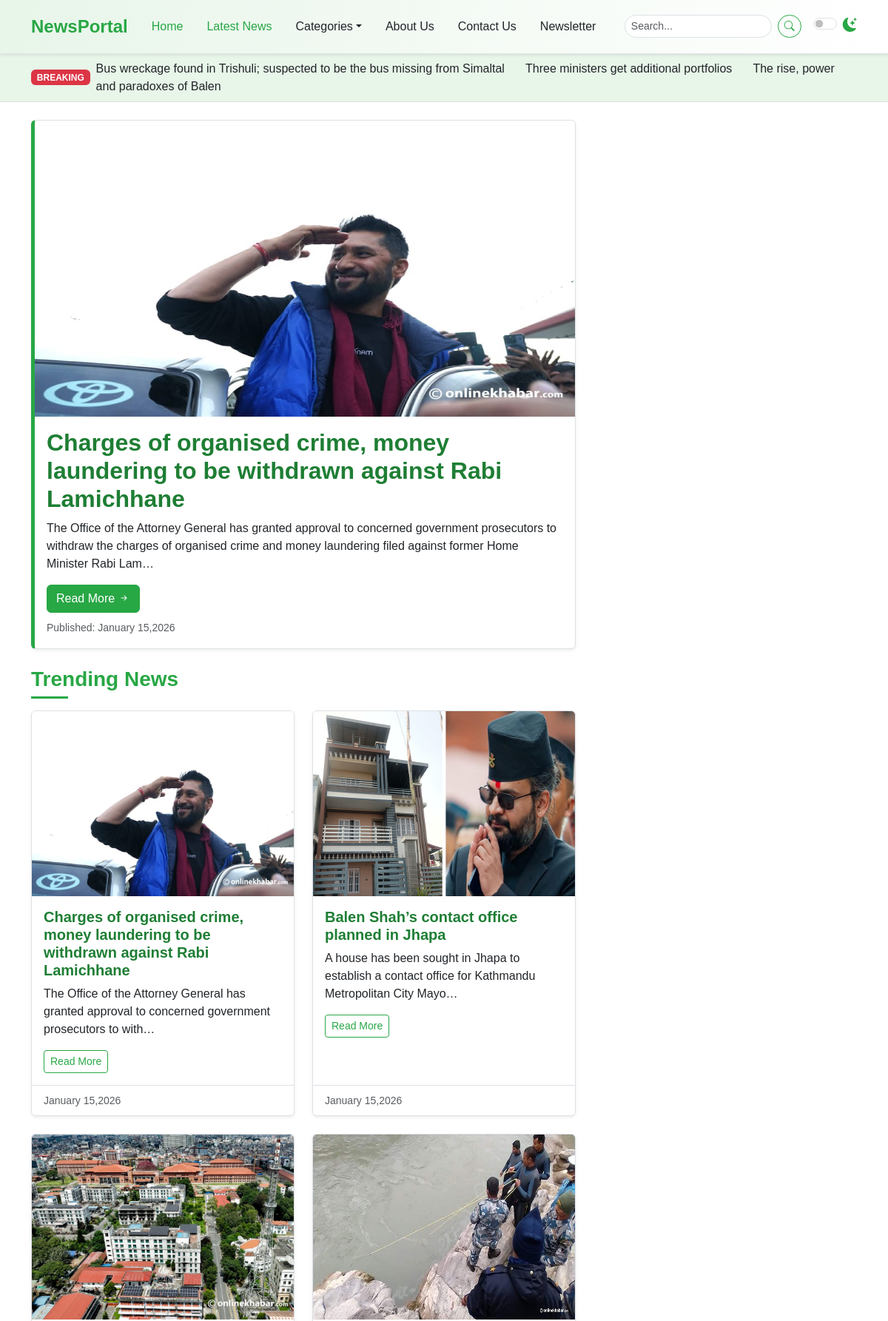
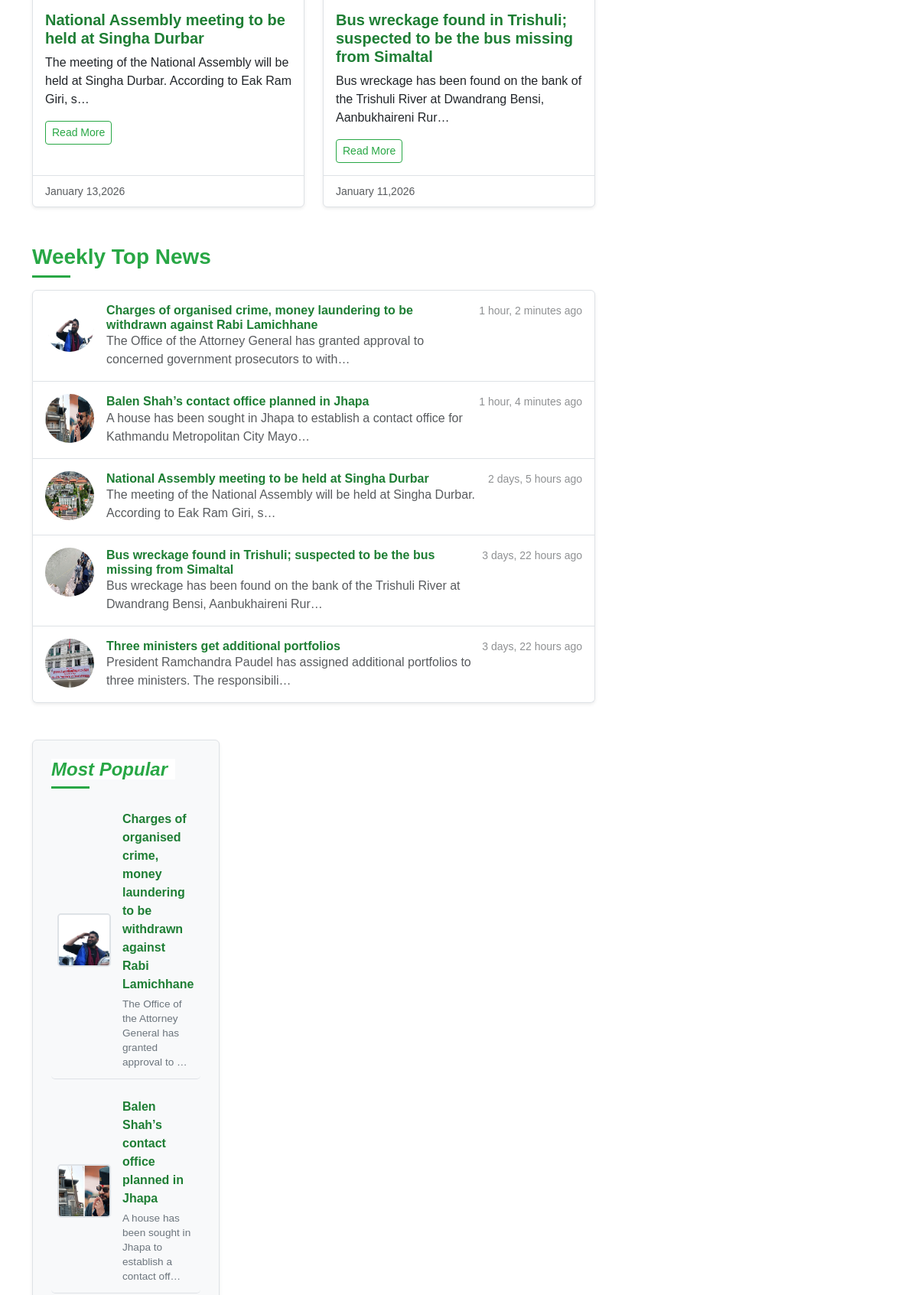
The page / (upper part) on the database its author committed (2 pictures, top to bottom).
### newspaper/models.py (models this page shows, shortened)
class TimeStampModel(models.Model):
    created_at = models.DateTimeField(auto_now_add=True)
    updated_at = models.DateTimeField(auto_now=True)
    class Meta:
       abstract = True #don't care about the table in DB

class Post(TimeStampModel):
    STATUS_CHOICES = [
        ("active","Active"), #database/django
        ("in_active","Inactive"),
    ]
    title = models.CharField(max_length=200)
    content = models.TextField()
    featured_image = models.ImageField(upload_to="post_images/%Y/%m/%d",blank=False)
    author = models.ForeignKey("auth.User",on_delete=models.CASCADE)
    status = models.CharField(max_length=20, choices=STATUS_CHOICES, default="active")
    views_count =models.PositiveBigIntegerField(default=0)
    is_breaking_news = models.BooleanField(default=False)
    published_at = models.DateTimeField(null=True,blank=True)
    category = models.ForeignKey(Category,on_delete=models.CASCADE)
    tag = models.ManyToManyField(Tag)

### newspaper/views.py (the view)
# urls.py: path("",views.HomeView.as_view(),name="home"),
class HomeView(SideBarMixin, TemplateView):
    template_name ="newsportal/home.html"
    def get_context_data(self,**kwargs):
        context = super().get_context_data(**kwargs)
        context["breaking_news"] = Post.objects.filter(
            published_at__isnull = False, status="active", is_breaking_news= True
            ).order_by("-published_at")[:3]
        context["featured_post"] = (
            Post.objects.filter(published_at__isnull=False,status="active")
            .order_by("-published_at","-views_count")
            .first()
        )
        context["trending_news"]= Post.objects.filter(
            published_at__isnull=False, status="active"
        ).order_by("-published_at")[:4]
        one_week_ago = timezone.now() - timedelta(days=7)
        context["weekly_top_posts"] = Post.objects.filter(
            published_at__isnull=False, status="active",published_at__gte=one_week_ago
        ).order_by("-published_at","-views_count")[:5]
        return context

### newspaper/views.py (called while the page is built)
    def get_context_data(self,**kwargs):
        context = super().get_context_data(**kwargs)
        context["popular_posts"] = Post.objects.filter(
            published_at__isnull=False,
            status="active"
        ).order_by("-published_at")[:5]
        context['advertisement'] = (
            Advertisement.objects.all().order_by("-created_at").first()
        )
        return context

### templates/newsportal/home.html (shortened to what this page needs)
{% extends "newsportal/base.html" %}
{% block content %}
  {% include "newsportal/home/breaking_news.html" %}
    <div class="container mt-4">
      <div class="row">
        <div class="col-lg-8">
          {% include "newsportal/home/left/featured_story.html" %}
          {% include "newsportal/home/left/trending_news.html" %}
          {% include "newsportal/home/left/weekly_top_news.html" %}
        <div class="col-lg-4">
          <div class="position-sticky sticky-sidebar-offset">
            {% include "newsportal/home/right/most_popular.html" %}
          </div>
        </div>
      </div>
    </div>
{% endblock content %}

### templates/newsportal/home/breaking_news.html
    <div class="breaking-news-ticker bg-light py-2">
      <div class="container">
        <div class="d-flex align-items-center">
          <span class="badge bg-danger me-2">BREAKING</span>
          <marquee behavior="scroll"
                   direction="left"
                   onmouseover="this.stop();"
                   onmouseout="this.start();">
          {% for post in breaking_news %}
            <a href="article.html" class="text-dark text-decoration-none me-4">{{ post.title }}</a>
          {% endfor %}
          </marquee>
        </div>
      </div>
    </div>

### templates/newsportal/home/left/featured_story.html
          <div class="card mb-4 featured-story-card shadow-sm">
            <img src="{{ featured_post.featured_image.url }}"
            width="800"
            height="400"
                 class="card-img-top"
                 alt="Featured Story" />
            <div class="card-body">
              <h2 class="card-title fw-bold">{{ featured_post.title }}</h2>
              <p class="card-text"> {{ featured_post.content|truncatechars:200}} </p>
              <a href="{% url 'post-detail' featured_post.pk %}" class="btn btn-success">Read More <i class="bi bi-arrow-right-short"></i></a>
              <p class="card-text mt-2">
                <small class="text-muted">Published: {{ featured_post.published_at|date:"F j,Y" }}</small>
              </p>
            </div>
          </div>

### templates/newsportal/home/left/trending_news.html
<h3 class="mb-3 section-title">
    <span>Trending News</span>
</h3>
<div class="row row-cols-1 row-cols-md-2 g-4">
    {% for post in trending_news %}
        <div class="col">
            <div class="card h-100 shadow-sm news-card">
                <img src="{{ post.featured_image.url }}"
                        width="400"
                        height="250"
                        class="card-img-top"
                        alt="Trending News 1" />
                <div class="card-body">
                  <h5 class="card-title">{{ post.title }}</h5>
                  <p class="card-text">{{ post.content|truncatechars:100 }}</p>
                  <a href="article.html" class="btn btn-outline-success btn-sm">Read More</a>
                </div>
                <div class="card-footer">
                  <small class="text-muted">{{ post.published_at|date:"F j,Y" }}</small>
                </div>
            </div>
        </div>
    {% endfor %}
</div>

### templates/newsportal/home/left/weekly_top_news.html
<h3 class="mt-5 mb-3 section-title">
    <span>Weekly Top News</span>
</h3>
<div class="list-group shadow-sm mb-5">
    {% for post in weekly_top_posts %}
        <a href="article.html" class="list-group-item list-group-item-action d-flex gap-3 py-3" aria-current="true">
              <img src=" {{ post.featured_image.url }}"
                    alt="thumb"
                    width="64"
                    height="64"
                    class="rounded-circle flex-shrink-0" />
              <div class="d-flex gap-2 w-100 justify-content-between">
                <div>
                  <h6 class="mb-0">{{ post.title }}</h6>
                  <p class="mb-0 opacity-75">{{ post.content|truncatechars:100 }} </p>
                </div>
                <small class="opacity-50 text-nowrap">{{ post.published_at|timesince }} ago</small>
              </div>
        </a>
    {% endfor %}
</div>

### templates/newsportal/home/right/most_popular.html
<div class="p-4 mb-3 bg-light rounded sidebar-widget shadow-sm">
    <h4 class="fst-italic section-title">
        <span>Most Popular</span>
    </h4>
    <ul class="list-unstyled mb-0 popular-list">
        {% for post in popular_posts %}
        <li>
            <img src="{{ post.featured_image.url }} "
                width="70"
                height="70"
                alt="Popular 1" />
                  <div>
                      <a href="article.html" class="popular-title-link"> {{ post.title }} </a>
                      <p class="popular-description"> {{post.content|truncatechars:60 }} </p>
                  </div>
                </li>
        {% endfor %}
    </ul>
</div>

### static/css/style.css (style rules this page uses)
:root { --primary-green: #28a745; --light-green: #e8f5e9; --dark-green: #1e7e34; --accent-green: #5cb85c; --text-color-light: #212529; --text-color-dark: #f8f9fa; --bg-light: #ffffff; --bg-dark: #212529; --card-bg-light: #ffffff; --card-bg-dark: #343a40; --border-color-light: #dee2e6; --border-color-dark: #495057; --shadow-sm: 0 0.125rem 0.25rem rgba(0, 0, 0, 0.075); --shadow: 0 0.5rem 1rem rgba(0, 0, 0, 0.15); --transition-speed: 0.3s ease; }
body { font-family: "Poppins", sans-serif; background-color: var(--bg-light); color: var(--text-color-light); transition: background-color var(--transition-speed), color var(--transition-speed); }
.breaking-news-ticker { border-bottom: 1px solid var(--border-color-light); background-color: var(--light-green) !important; }
.section-title { position: relative; padding-bottom: 10px; margin-bottom: 20px; font-weight: 600; color: var(--primary-green); }
.section-title span { position: relative; z-index: 1; background-color: var(--bg-light); padding-right: 10px; }
.section-title::after { content: ""; position: absolute; left: 0; bottom: 0; width: 50px; height: 3px; background-color: var(--primary-green); }
.card { border: 1px solid var(--border-color-light); transition: box-shadow var(--transition-speed), transform var(--transition-speed); background-color: var(--card-bg-light); color: var(--text-color-light); }
.featured-story-card { border-left: 5px solid var(--primary-green); }
.card-title { color: var(--dark-green); font-weight: 600; }
.card-footer { background-color: transparent; border-top: 1px solid var(--border-color-light); }
.sidebar-widget { background-color: var(--card-bg-light); border: 1px solid var(--border-color-light); padding: 1.5rem !important; }
.sidebar-widget h4 { color: var(--primary-green); margin-bottom: 1rem; }
.popular-list li { display: flex; align-items: center; margin-bottom: 0.75rem; padding: 0.75rem 0.5rem; border-bottom: 1px solid var(--border-color-light); transition: background-color var(--transition-speed); border-radius: 5px; }
.popular-list img { width: 70px; height: 70px; object-fit: cover; border-radius: 5px; margin-right: 15px; flex-shrink: 0; border: 2px solid var(--border-color-light); }
.popular-list li div { display: flex; flex-direction: column; justify-content: center; flex-grow: 1; }
.popular-list .popular-title-link { text-decoration: none; color: var(--dark-green); font-weight: 600; margin-bottom: 0.25rem; display: block; transition: color var(--transition-speed); }
.popular-list .popular-description { font-size: 0.85rem; color: #6c757d; margin-bottom: 0; line-height: 1.4; }
.popular-list a { text-decoration: none; color: var(--text-color-light); transition: color var(--transition-speed); flex-grow: 1; }
.btn-success { background-color: var(--primary-green); border-color: var(--primary-green); transition: background-color var(--transition-speed), border-color var(--transition-speed), box-shadow var(--transition-speed); }
.btn-outline-success { color: var(--primary-green); border-color: var(--primary-green); transition: background-color var(--transition-speed), color var(--transition-speed); }
.list-group-item { transition: background-color 0.2s ease-in-out; }
.list-group-item h6 { color: var(--dark-green); font-weight: 600; }
.sticky-sidebar-offset { top: 6rem; }

### rows shown on the page
Post: title "Bus wreckage found in Trishuli; suspected to be the bus missing from Simaltal", featured_image (picture), content "Bus wreckage has been found on the bank of the Trishuli River at Dwandrang Bensi, Aanbukhaireni Rur…", published_at "January 11,2026", published_at "3 days, 22 hours"
Post: title "Three ministers get additional portfolios", featured_image (picture), content "President Ramchandra Paudel has assigned additional portfolios to three ministers. The responsibili…", published_at "3 days, 22 hours"
Post: title "The rise, power and paradoxes of Balen"
Post: featured_image (picture), title "Charges of organised crime, money laundering to be withdrawn against Rabi Lamichhane", content "The Office of the Attorney General has granted approval to concerned government prosecutors to withdraw the charges of organised crime and money laundering filed against former Home Minister Rabi Lam…", published_at "January 15,2026", content "The Office of the Attorney General has granted approval to concerned government prosecutors to with…", published_at "1 hour, 2 minutes", content "The Office of the Attorney General has granted approval to …"
Post: featured_image (picture), title "Balen Shah’s contact office planned in Jhapa", content "A house has been sought in Jhapa to establish a contact office for Kathmandu Metropolitan City Mayo…", published_at "January 15,2026", published_at "1 hour, 4 minutes", content "A house has been sought in Jhapa to establish a contact off…"
Post: featured_image (picture), title "National Assembly meeting to be held at Singha Durbar", content "The meeting of the National Assembly will be held at Singha Durbar. According to Eak Ram Giri, s…", published_at "January 13,2026", published_at "2 days, 5 hours"
